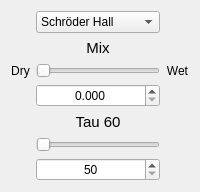
                <widget class="QWidget" name="page_3R_hall">
                 <layout class="QVBoxLayout" name="verticalLayout_36">
                  <item>
                   <layout class="QGridLayout" name="gridLayout_20">
                    <item row="2" column="1">
                     <widget class="QSlider" name="horizontalSlider_3R_hall_mix">
                      <property name="maximum">
                       <number>1000</number>
                      </property>
                      <property name="orientation">
                       <enum>Qt::Horizontal</enum>
                      </property>
                     </widget>
                    </item>
                    <item row="1" column="1">
                     <widget class="QLabel" name="label_46">
                      <property name="font">
                       <font>
                        <pointsize>11</pointsize>
                       </font>
                      </property>
                      <property name="text">
                       <string>Mix</string>
                      </property>
                      <property name="alignment">
                       <set>Qt::AlignBottom|Qt::AlignHCenter</set>
                      </property>
                     </widget>
                    </item>
                    <item row="6" column="1">
                     <widget class="QSpinBox" name="spinBox_3R_hall_showTau60">
                      <property name="alignment">
                       <set>Qt::AlignCenter</set>
                      </property>
                      <property name="minimum">
                       <number>50</number>
                      </property>
                      <property name="maximum">
                       <number>2000</number>
                      </property>
                     </widget>
                    </item>
                    <item row="2" column="0">
                     <widget class="QLabel" name="label_47">
                      <property name="text">
                       <string>Dry</string>
                      </property>
                      <property name="alignment">
                       <set>Qt::AlignCenter</set>
                      </property>
                     </widget>
                    </item>
                    <item row="2" column="2">
                     <widget class="QLabel" name="label_44">
                      <property name="text">
                       <string>Wet</string>
                      </property>
                      <property name="alignment">
                       <set>Qt::AlignCenter</set>
                      </property>
                     </widget>
                    </item>
                    <item row="0" column="1">
                     <widget class="QComboBox" name="comboBox_3R_hall_auswahl">
                      <item>
                       <property name="text">
                        <string>Schröder Hall</string>
                       </property>
                      </item>
                      <item>
                       <property name="text">
                        <string>andrer Hall</string>
                       </property>
                      </item>
                     </widget>
                    </item>
                    <item row="4" column="1">
                     <widget class="QLabel" name="label_45">
                      <property name="font">
                       <font>
                        <pointsize>11</pointsize>
                       </font>
                      </property>
                      <property name="text">
                       <string>Tau 60</string>
                      </property>
                      <property name="alignment">
                       <set>Qt::AlignBottom|Qt::AlignHCenter</set>
                      </property>
                     </widget>
                    </item>
                    <item row="5" column="1">
                     <widget class="QSlider" name="horizontalSlider_3R_hall_tau60">
                      <property name="minimum">
                       <number>50</number>
                      </property>
                      <property name="maximum">
                       <number>2000</number>
                      </property>
                      <property name="orientation">
                       <enum>Qt::Horizontal</enum>
                      </property>
                     </widget>
                    </item>
                    <item row="3" column="1">
                     <widget class="QDoubleSpinBox" name="doubleSpinBox_3R_hall_showMix">
                      <property name="alignment">
                       <set>Qt::AlignCenter</set>
                      </property>
                      <property name="decimals">
                       <number>3</number>
                      </property>
                      <property name="maximum">
                       <double>1.000000000000000</double>
                      </property>
                      <property name="singleStep">
                       <double>0.001000000000000</double>
                      </property>
                     </widget>
                    </item>
                   </layout>
                  </item>
                 </layout>
                </widget>
